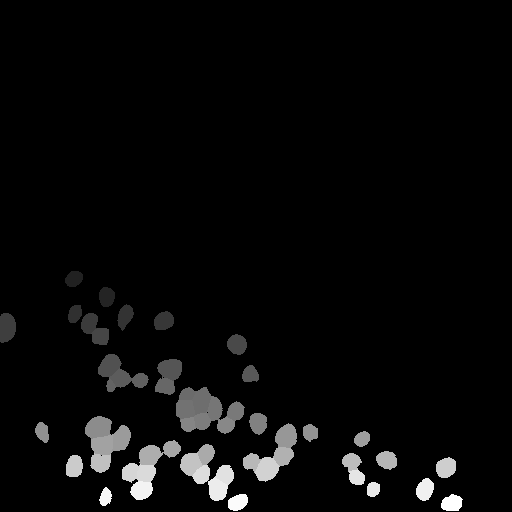
%> input picture analysis/examplemasks/AVG_20180605_1603_masks.png, 512 x 512 px
$ octave an_rfsharp_cell.m   (GNU Octave 9; MATLAB toolbox functions it lacks are replaced by stand-ins)
%> lines starting %> are read from the running program, lines starting %| are printed output that depends on the picture
%{

an_rfsharp_cell.m

Calculates receptive field sharpness for cell bodies
(RF sharpness = average ?F/F? response to the 2 or 3 stimulus positions
closest to the optimal stimulus position (grid) divided by the average
response to the remaining stimulus positions in the periphery)

%}


%% user parameters

cellrthres = 2; %threshold for peak response amplitude (exclude cells with peak response below threshold)
imgxflip = 1;       %lr flip images


%% ---end of user parameters---

addpath('exampledata');
addpath('examplemasks');


date = '20180605';
id = '1603';
flipcmap = 1;

avgfile = 'AVG_20180605_1603.jpg';      %Average projection image
cpfile = 'AVG_20180605_1603_masks.png'; %Cell body segmentation from Cellpose

nstimlevs = 6;
imgwidth = 512;
imgheight = imgwidth;
ImageSize = imgwidth * imgheight;


inpng3 = imread(cpfile);
%> inpng3 is the input picture: size 512x512x3 uint8; min 0, max 255, mean 9
inpng = inpng3(:,:,1);
avgimg = imread(avgfile);
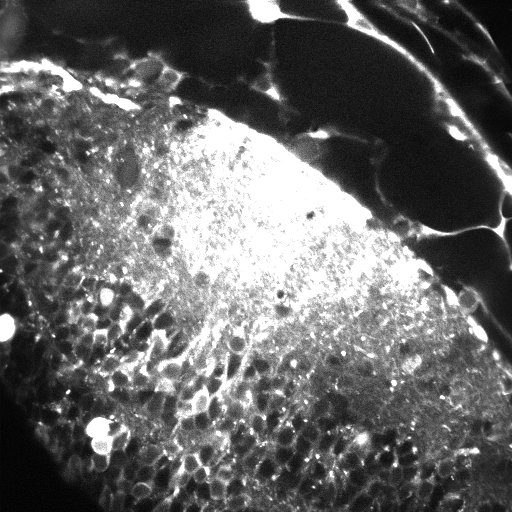
%> input picture analysis/examplemasks/AVG_20180605_1603.jpg, 512 x 512 px
%> avgimg is the input picture: size 512x512 uint8; min 0, max 255, mean 102.5
stdadjust = mat2gray(avgimg);
Low_High = stretchlim(stdadjust,[0.3,0.95]);
%> Low_High = [0.157; 1]
stdadjust = imadjust(stdadjust,Low_High,[]);
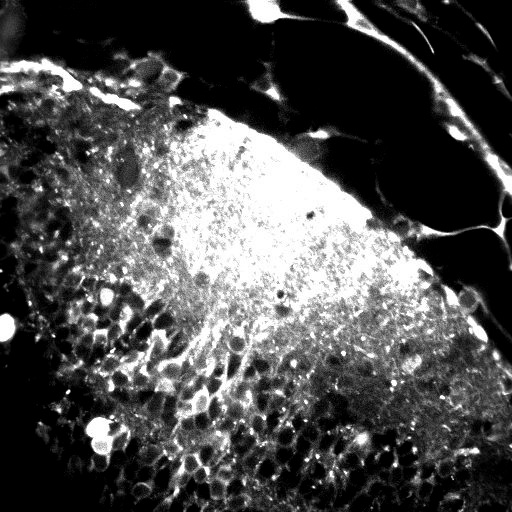
%> stdadjust: size 512x512 double; min 0, max 1, mean 0.312

nsegs = max(max(inpng));      %number of segments
%> nsegs = 255
mycells = cell(nsegs,1);      %container to store cell ROIs
%> mycells = 255 items
ncell = 0;
iscell = zeros(nsegs,1);

for countcells = 1:nsegs

    cellROIpix = (inpng == countcells);
    [cellROIy,cellROIx] = find(cellROIpix);
    mycells{countcells}.xpix = cellROIx;
    mycells{countcells}.ypix = cellROIy;
    mycells{countcells}.xcentroid = mean(cellROIx);
    mycells{countcells}.ycentroid = mean(cellROIy);

    if ~isnan(mycells{countcells}.ycentroid)
        iscell(countcells)=1;
        ncell = ncell+1;
    end

end
%> after the loop, iscell = 255 values, max 1 at index 33, min 0 at index 1, mean 0.22; ncell = 56

%% cell average response to stimuli
readname = '1603_posq.mat';
%> (the run ends here)
